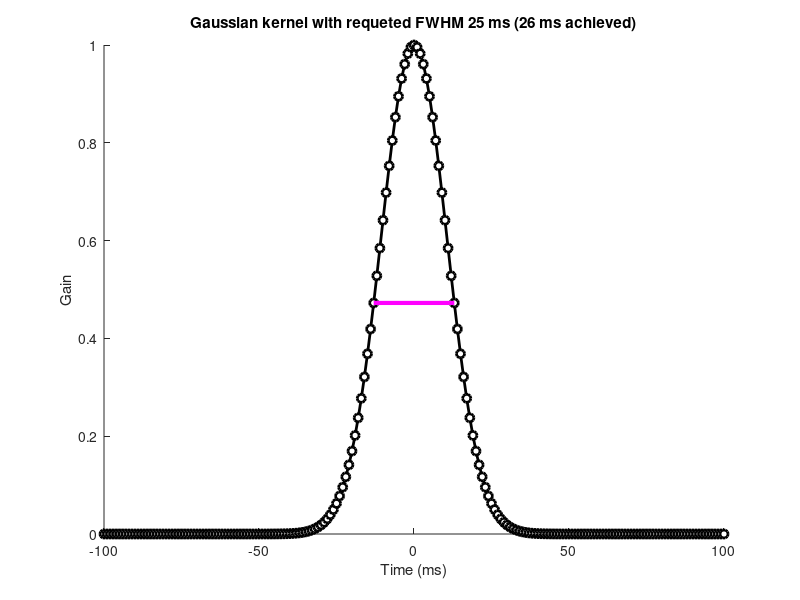
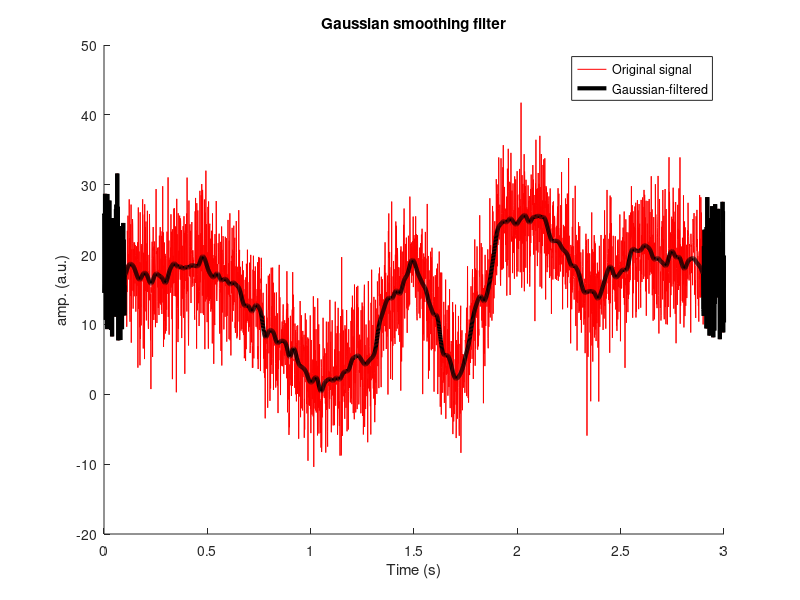

Source code (MATLAB) for these figures, in order:
% Gaussian Denoising
% Developed by Mehdi0xC (Based n Mike X Cohen Signal Processing Course)

% create signal
srate = 1000; % Hz
time  = 0:1/srate:3;
n     = length(time);
p     = 15; % poles for random interpolation

% noise level, measured in standard deviations
noiseamp = 5; 

% amplitude modulator and noise level
ampl   = interp1(rand(p,1)*30,linspace(1,p,n));
noise  = noiseamp * randn(size(time));
signal = ampl + noise;


% full-width half-maximum: the key Gaussian parameter
fwhm = 25; % in ms

% normalized time vector in ms
k = 100;
gtime = 1000*(-k:k)/srate;

% create Gaussian window
gauswin = exp( -(4*log(2)*gtime.^2) / fwhm^2 );

% compute empirical FWHM
pstPeakHalf = k+dsearchn(gauswin(k+1:end)',.5);
prePeakHalf = dsearchn(gauswin(1:k)',.5);

empFWHM = gtime(pstPeakHalf) - gtime(prePeakHalf);

% show the Gaussian
figure(1), clf, hold on
plot(gtime,gauswin,'ko-','markerfacecolor','w','linew',2)
plot(gtime([prePeakHalf pstPeakHalf]),gauswin([prePeakHalf pstPeakHalf]),'m','linew',3)

% then normalize Gaussian to unit energy
gauswin = gauswin / sum(gauswin);
title([ 'Gaussian kernel with requeted FWHM ' num2str(fwhm) ' ms (' num2str(empFWHM) ' ms achieved)' ])
xlabel('Time (ms)'), ylabel('Gain')


% initialize filtered signal vector
filtsigG = signal;

% implement the running mean filter
for i=k+1:n-k-1
    % each point is the weighted average of k surrounding points
    filtsigG(i) = sum( signal(i-k:i+k).*gauswin );
end

% plot
figure(2), clf, hold on
plot(time,signal,'r')
plot(time,filtsigG,'k','linew',3)

xlabel('Time (s)'), ylabel('amp. (a.u.)')
legend({'Original signal';'Gaussian-filtered'})
title('Gaussian smoothing filter')
